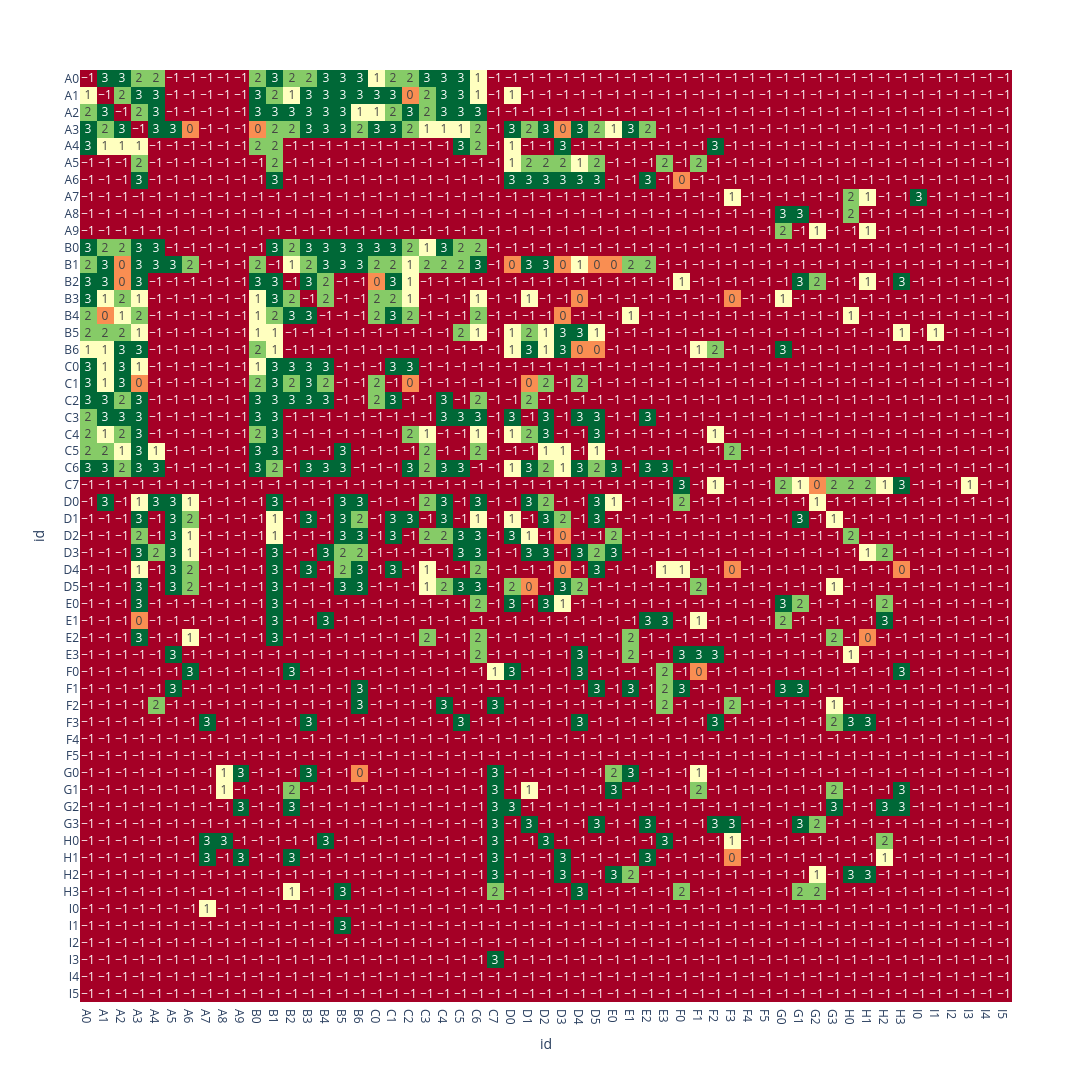

Here is the notebook cell this chart was saved with:
### Code cell
match_hm = dataframes.match_hm(deck_df, match_df)
plots.plot_match_results(match_hm)

### Figure 1 — Plotly figure (JSON) as saved in the notebook; plotly's stock layout.template omitted (floating-point values rounded to 4 significant figures; data arrays with more than 128 entries replaced by an {"elided": "..."} marker saying what was removed)
{"data": [{"coloraxis": "coloraxis", "hovertemplate": "<b>Keys forged by:</b> %{y}<br><b>Against:</b> %{x}<extra></extra>", "name": "0", "texttemplate": "%{z}", "type": "heatmap", "x": ["A0", "A1", "A2", "A3", "A4", "A5", "A6", "A7", "A8", "A9", "B0", "B1", "B2", "B3", "B4", "B5", "B6", "C0", "C1", "C2", "C3", "C4", "C5", "C6", "C7", "D0", "D1", "D2", "D3", "D4", "D5", "E0", "E1", "E2", "E3", "F0", "F1", "F2", "F3", "F4", "F5", "G0", "G1", "G2", "G3", "H0", "H1", "H2", "H3", "I0", "I1", "I2", "I3", "I4", "I5"], "xaxis": "x", "y": ["A0", "A1", "A2", "A3", "A4", "A5", "A6", "A7", "A8", "A9", "B0", "B1", "B2", "B3", "B4", "B5", "B6", "C0", "C1", "C2", "C3", "C4", "C5", "C6", "C7", "D0", "D1", "D2", "D3", "D4", "D5", "E0", "E1", "E2", "E3", "F0", "F1", "F2", "F3", "F4", "F5", "G0", "G1", "G2", "G3", "H0", "H1", "H2", "H3", "I0", "I1", "I2", "I3", "I4", "I5"], "yaxis": "y", "z": {"elided": "55x55 int values"}}], "layout": {"coloraxis": {"colorscale": [[0, "rgb(165,0,38)"], [0.1, "rgb(215,48,39)"], [0.2, "rgb(244,109,67)"], [0.3, "rgb(253,174,97)"], [0.4, "rgb(254,224,139)"], [0.5, "rgb(255,255,191)"], [0.6, "rgb(217,239,139)"], [0.7, "rgb(166,217,106)"], [0.8, "rgb(102,189,99)"], [0.9, "rgb(26,152,80)"], [1, "rgb(0,104,55)"]], "showscale": false}, "height": 1500, "margin": {"t": 60}, "width": 1500, "xaxis": {"anchor": "y", "autorange": true, "constrain": "domain", "domain": [0, 1], "range": [-0.5, 54.5], "scaleanchor": "y", "title": {"text": "id"}, "type": "category"}, "yaxis": {"anchor": "x", "autorange": true, "constrain": "domain", "domain": [0.007353, 0.9926], "range": [54.5, -0.5], "title": {"text": "id"}, "type": "category"}}}
